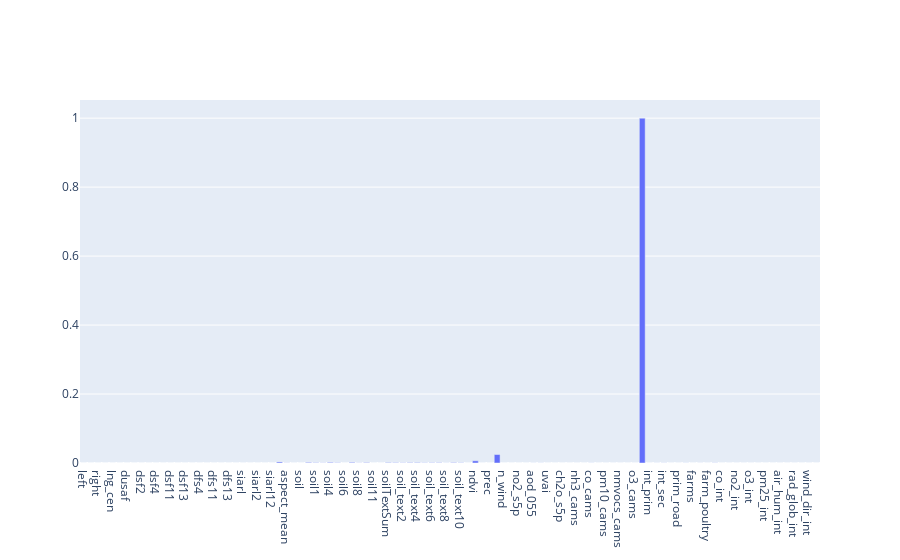

Write notebook code for a chart like this one.
### Markdown cell above
### Variance Threshold (Unsupervised)
It's an approach which aims to remove all features which variance doesn’t meet some threshold. Usually it removes all zero-variance features, so variables taht contains useless information.

### Code cell
tuple = m.variance_threshold(X, RESULTS_NORMALIZED)
#results saved in an external .csv
tuple.to_csv(r'results/variance_threshold.csv', index = False)

### Figure 1 — Plotly figure (JSON) as saved in the notebook; plotly's stock layout.template omitted (floating-point values rounded to 4 significant figures)
{"data": [{"x": ["left", "bottom", "right", "top", "lng_cen", "lat_cen", "dusaf", "dusafSum", "dsf2", "dsf3", "dsf4", "dsf5", "dsf11", "dsf12", "dsf13", "dsf14", "dfs4", "dfs5", "dfs11", "dfs12", "dfs13", "dfs14", "siarl", "siarlSum", "siarl2", "siarl9", "siarl12", "h_mean", "aspect_mean", "slope_mean", "soil", "soilSum", "soil1", "soil2", "soil4", "soil5", "soil6", "soil7", "soil8", "soil9", "soil11", "soil_text", "soilTextSum", "soil_text1", "soil_text2", "soil_text3", "soil_text4", "soil_text5", "soil_text6", "soil_text7", "soil_text8", "soil_text9", "soil_text10", "soil_moist", "ndvi", "temp_2m", "prec", "press", "n_wind", "e_wind", "no2_s5p", "so2_s5p", "aod_055", "aod_047", "uvai", "co_s5p", "ch2o_s5p", "o3_s5p", "nh3_cams", "no_cams", "co_cams", "dust_cams", "pm10_cams", "no2_cams", "nmvocs_cams", "so2_cams", "o3_cams", "pop", "int_prim", "int_prim_sec", "int_sec", "highway", "prim_road", "sec_road", "farms", "farm_pigs", "farm_poultry", "farm_sheep", "co_int", "nh3_int", "no2_int", "nox_int", "o3_int", "pm10_int", "pm25_int", "so2_int", "air_hum_int", "prec_int", "rad_glob_int", "temp_int", "wind_dir_int", "wind_speed_int"], "y": [4.197e-07, 2.057e-07, 4.197e-07, 2.057e-07, 4.197e-07, 2.057e-07, 1.947e-06, 1.032e-06, 9.72e-07, 1.121e-06, 0.0, 0.0, 0.0, 0.0, 0.0, 0.0, 1.479e-10, 3.719e-08, 4.854e-08, 3.295e-08, 3.61e-10, 4.035e-09, 1.75e-05, 4.388e-09, 5.793e-11, 9.163e-10, 4.403e-10, 0.003039, 0.000306, 3.336e-05, 1.141e-06, 0.001765, 0.0008713, 0.0004301, 0.001838, 0.0007958, 2.654e-09, 0.001862, 0.0003159, 0.001195, 0.0, 6.141e-06, 0.001284, 0.000968, 0.0006383, 0.00117, 0.001285, 0.0005959, 0.0007985, 0.0009229, 0.0002201, 0.001186, 0.000653, 3.203e-09, 0.006371, 1.564e-05, 1.146e-13, 0.02455, 7.203e-08, 1.762e-08, 1.432e-15, 9.689e-14, 0.0001581, 0.0002235, 3.73e-08, 1.672e-11, 1.318e-15, 5.483e-13, 2.999e-05, 1.687e-06, 0.0002451, 1.754e-09, 2.267e-05, 3.484e-05, 4.758e-05, 5.242e-07, 3.771e-05, 1.0, 3.776e-05, 0.00014, 0.000292, 6.323e-05, 9.435e-05, 0.0002457, 4.674e-07, 0.0001197, 7.829e-05, 0.0003758, 2.22e-08, 3.553e-05, 3.116e-05, 5.516e-05, 3.886e-05, 1.935e-05, 7.733e-06, 8.645e-07, 3.693e-05, 7.704e-12, 4.363e-05, 1.225e-05, 9.79e-05, 3.683e-07], "type": "bar"}], "layout": {}}
